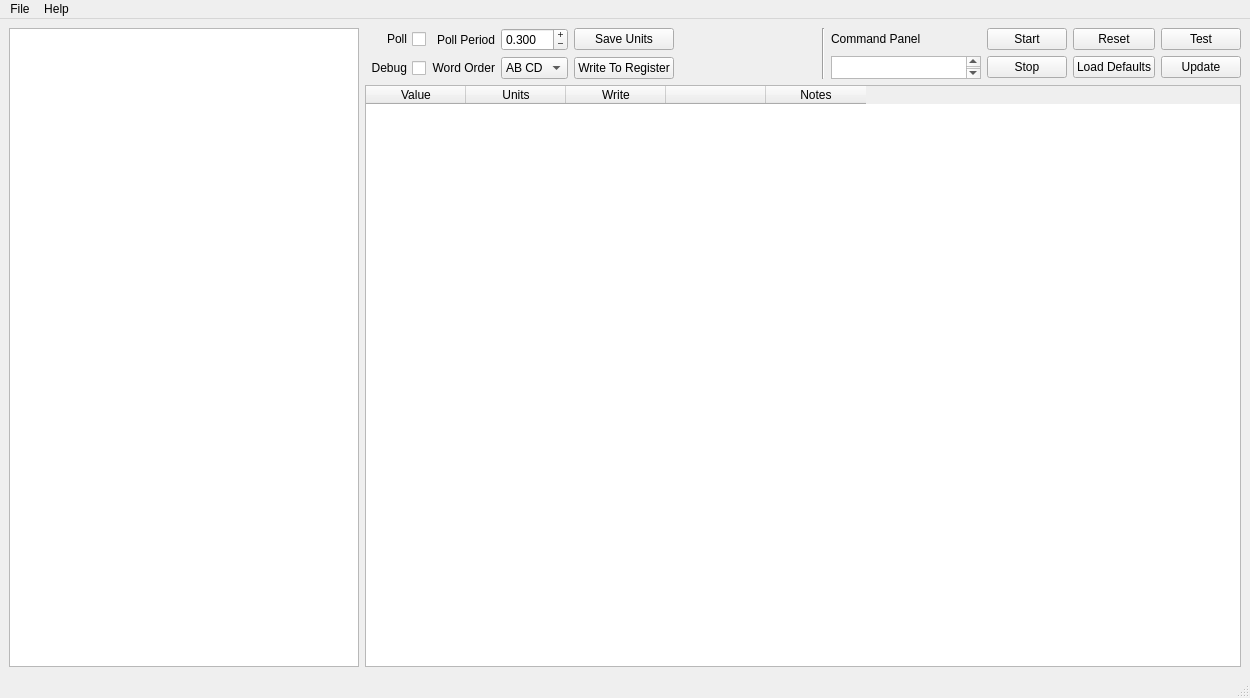
<?xml version="1.0" encoding="UTF-8"?>
<ui version="4.0">
 <class>MainWindow</class>
 <widget class="QMainWindow" name="MainWindow">
  <property name="geometry">
   <rect>
    <x>0</x>
    <y>0</y>
    <width>1250</width>
    <height>698</height>
   </rect>
  </property>
  <property name="windowTitle">
   <string>Modbus Master Tool</string>
  </property>
  <property name="windowIcon">
   <iconset>
    <normaloff>../modbus.png</normaloff>../modbus.png</iconset>
  </property>
  <widget class="QWidget" name="centralwidget">
   <layout class="QHBoxLayout" name="horizontalLayout_2">
    <item>
     <layout class="QVBoxLayout" name="verticalLayout_2">
      <item>
       <widget class="QTreeWidget" name="treeWidget">
        <property name="maximumSize">
         <size>
          <width>350</width>
          <height>16777215</height>
         </size>
        </property>
        <property name="rootIsDecorated">
         <bool>true</bool>
        </property>
        <property name="uniformRowHeights">
         <bool>false</bool>
        </property>
        <property name="itemsExpandable">
         <bool>true</bool>
        </property>
        <property name="animated">
         <bool>true</bool>
        </property>
        <property name="headerHidden">
         <bool>true</bool>
        </property>
        <attribute name="headerVisible">
         <bool>false</bool>
        </attribute>
        <column>
         <property name="text">
          <string notr="true">1</string>
         </property>
        </column>
       </widget>
      </item>
     </layout>
    </item>
    <item>
     <layout class="QVBoxLayout" name="verticalLayout">
      <item>
       <layout class="QHBoxLayout" name="horizontalLayout">
        <item>
         <layout class="QGridLayout" name="gridLayout_2">
          <item row="0" column="0">
           <widget class="QCheckBox" name="checkBoxPoll">
            <property name="layoutDirection">
             <enum>Qt::RightToLeft</enum>
            </property>
            <property name="text">
             <string>Poll</string>
            </property>
           </widget>
          </item>
          <item row="0" column="1">
           <widget class="QLabel" name="label">
            <property name="toolTip">
             <string extracomment="wit"/>
            </property>
            <property name="autoFillBackground">
             <bool>false</bool>
            </property>
            <property name="frameShape">
             <enum>QFrame::NoFrame</enum>
            </property>
            <property name="text">
             <string>Poll Period</string>
            </property>
            <property name="scaledContents">
             <bool>false</bool>
            </property>
            <property name="alignment">
             <set>Qt::AlignRight|Qt::AlignTrailing|Qt::AlignVCenter</set>
            </property>
            <property name="wordWrap">
             <bool>false</bool>
            </property>
           </widget>
          </item>
          <item row="0" column="2">
           <widget class="QDoubleSpinBox" name="spinBoxPollRate">
            <property name="alignment">
             <set>Qt::AlignLeading|Qt::AlignLeft|Qt::AlignVCenter</set>
            </property>
            <property name="buttonSymbols">
             <enum>QAbstractSpinBox::PlusMinus</enum>
            </property>
            <property name="showGroupSeparator" stdset="0">
             <bool>false</bool>
            </property>
            <property name="decimals">
             <number>3</number>
            </property>
            <property name="minimum">
             <double>0.010000000000000</double>
            </property>
            <property name="singleStep">
             <double>0.100000000000000</double>
            </property>
            <property name="value">
             <double>0.300000000000000</double>
            </property>
           </widget>
          </item>
          <item row="0" column="3">
           <widget class="QPushButton" name="btnUnits">
            <property name="text">
             <string>Save Units</string>
            </property>
           </widget>
          </item>
          <item row="1" column="0">
           <widget class="QCheckBox" name="checkDebug">
            <property name="layoutDirection">
             <enum>Qt::RightToLeft</enum>
            </property>
            <property name="text">
             <string>Debug</string>
            </property>
           </widget>
          </item>
          <item row="1" column="1">
           <widget class="QLabel" name="label_2">
            <property name="text">
             <string>Word Order</string>
            </property>
            <property name="alignment">
             <set>Qt::AlignRight|Qt::AlignTrailing|Qt::AlignVCenter</set>
            </property>
           </widget>
          </item>
          <item row="1" column="2">
           <widget class="QComboBox" name="comboBoxDataEncode">
            <item>
             <property name="text">
              <string>AB CD</string>
             </property>
            </item>
            <item>
             <property name="text">
              <string>CD AB</string>
             </property>
            </item>
           </widget>
          </item>
          <item row="1" column="3">
           <widget class="QPushButton" name="btnWrite">
            <property name="text">
             <string>Write To Register</string>
            </property>
           </widget>
          </item>
         </layout>
        </item>
        <item>
         <spacer name="horizontalSpacer">
          <property name="orientation">
           <enum>Qt::Horizontal</enum>
          </property>
          <property name="sizeHint" stdset="0">
           <size>
            <width>40</width>
            <height>20</height>
           </size>
          </property>
         </spacer>
        </item>
        <item>
         <widget class="Line" name="line">
          <property name="orientation">
           <enum>Qt::Vertical</enum>
          </property>
         </widget>
        </item>
        <item>
         <layout class="QGridLayout" name="gridLayout">
          <item row="0" column="0">
           <widget class="QLabel" name="label_3">
            <property name="text">
             <string>Command Panel</string>
            </property>
           </widget>
          </item>
          <item row="0" column="1">
           <widget class="QPushButton" name="btnStar">
            <property name="text">
             <string>Start</string>
            </property>
           </widget>
          </item>
          <item row="0" column="2">
           <widget class="QPushButton" name="btnReset">
            <property name="text">
             <string>Reset</string>
            </property>
           </widget>
          </item>
          <item row="0" column="3">
           <widget class="QPushButton" name="btnTest">
            <property name="text">
             <string>Test</string>
            </property>
           </widget>
          </item>
          <item row="1" column="0">
           <widget class="QTextBrowser" name="textBrowser">
            <property name="maximumSize">
             <size>
              <width>150</width>
              <height>23</height>
             </size>
            </property>
           </widget>
          </item>
          <item row="1" column="1">
           <widget class="QPushButton" name="btnSto">
            <property name="text">
             <string>Stop</string>
            </property>
           </widget>
          </item>
          <item row="1" column="2">
           <widget class="QPushButton" name="btnLoadDefaults">
            <property name="text">
             <string>Load Defaults</string>
            </property>
           </widget>
          </item>
          <item row="1" column="3">
           <widget class="QPushButton" name="btnUpdate">
            <property name="text">
             <string>Update</string>
            </property>
           </widget>
          </item>
         </layout>
        </item>
       </layout>
      </item>
      <item>
       <widget class="QTableWidget" name="tableWidget">
        <property name="toolTip">
         <string/>
        </property>
        <property name="toolTipDuration">
         <number>-1</number>
        </property>
        <property name="gridStyle">
         <enum>Qt::SolidLine</enum>
        </property>
        <property name="cornerButtonEnabled">
         <bool>false</bool>
        </property>
        <attribute name="horizontalHeaderVisible">
         <bool>true</bool>
        </attribute>
        <attribute name="horizontalHeaderShowSortIndicator" stdset="0">
         <bool>false</bool>
        </attribute>
        <attribute name="horizontalHeaderStretchLastSection">
         <bool>false</bool>
        </attribute>
        <attribute name="verticalHeaderVisible">
         <bool>true</bool>
        </attribute>
        <attribute name="verticalHeaderCascadingSectionResizes">
         <bool>false</bool>
        </attribute>
        <attribute name="verticalHeaderShowSortIndicator" stdset="0">
         <bool>false</bool>
        </attribute>
        <attribute name="verticalHeaderStretchLastSection">
         <bool>false</bool>
        </attribute>
        <column>
         <property name="text">
          <string>Value</string>
         </property>
        </column>
        <column>
         <property name="text">
          <string>Units</string>
         </property>
        </column>
        <column>
         <property name="text">
          <string>Write</string>
         </property>
        </column>
        <column>
         <property name="text">
          <string/>
         </property>
        </column>
        <column>
         <property name="text">
          <string>Notes</string>
         </property>
        </column>
       </widget>
      </item>
     </layout>
    </item>
   </layout>
  </widget>
  <widget class="QStatusBar" name="statusBar"/>
  <widget class="QMenuBar" name="menuBar">
   <property name="geometry">
    <rect>
     <x>0</x>
     <y>0</y>
     <width>1250</width>
     <height>21</height>
    </rect>
   </property>
   <widget class="QMenu" name="menuFile">
    <property name="title">
     <string>File</string>
    </property>
    <addaction name="actionSetup"/>
    <addaction name="actionSave_View_List"/>
    <addaction name="actionLoad_View_List"/>
    <addaction name="separator"/>
    <addaction name="actionQuit"/>
   </widget>
   <widget class="QMenu" name="menuHelp">
    <property name="title">
     <string>Help</string>
    </property>
   </widget>
   <addaction name="menuFile"/>
   <addaction name="menuHelp"/>
  </widget>
  <action name="actionSetup">
   <property name="text">
    <string>Setup</string>
   </property>
  </action>
  <action name="actionQuit">
   <property name="text">
    <string>Quit</string>
   </property>
  </action>
  <action name="actionSave_View_List">
   <property name="text">
    <string>Save View List</string>
   </property>
  </action>
  <action name="actionLoad_View_List">
   <property name="text">
    <string>Load View List</string>
   </property>
  </action>
 </widget>
 <resources/>
 <connections/>
</ui>
